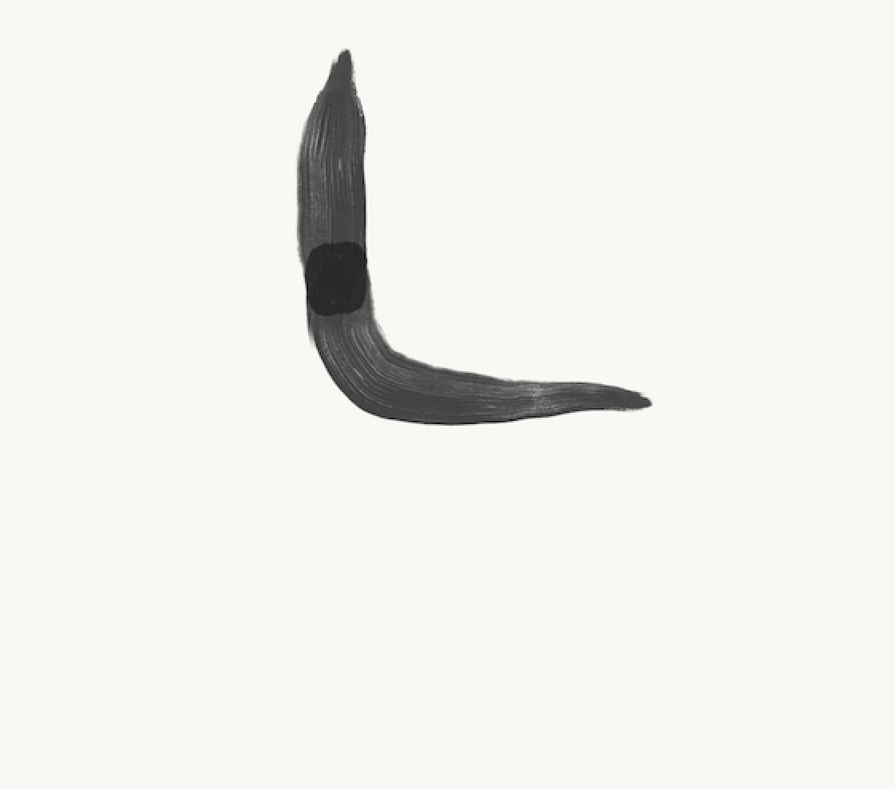
#> input picture practice/denoising/noisy.png, 895 x 789 px, shrunk from 1121 x 988 before the run
$ jupyter execute denoising.ipynb   (older library calls are emulated)
#> lines starting #> are read from the running program, lines starting #| are printed output that depends on the picture; after the words box and inside, x2 and y2 are one past the last pixel; in counts of white or black regions, pixels touching at a corner belong together
[cell 1]
import matplotlib
import matplotlib.pyplot as plt

import numpy as np
from skimage.morphology import medial_axis

[cell 2]
# 2値画像読み込み
from PIL import Image

def load_gray_image(fname='./noisy.png'):
#> called with fname = './noisy.png'
    im = Image.open(fname)
#> im is the input picture: PIL image 895x789 RGBA; mean R, G, B, A 240.2, 240.2, 237.3, 255
    gray_im = im.convert('L')

    arr = np.asarray(gray_im)
    return arr

[cell 3]
def plot_array(arr, figsize=(5,5)):
    plt.figure(figsize=figsize)
    plt.imshow(arr, cmap='Greys',  interpolation='nearest')
    plt.axis('on')
    plt.show()

[cell 4]
from skimage.filters import threshold_mean

def binalization(image):
    thresh = threshold_mean(image)
#> thresh = 240.2
    binary = image > thresh
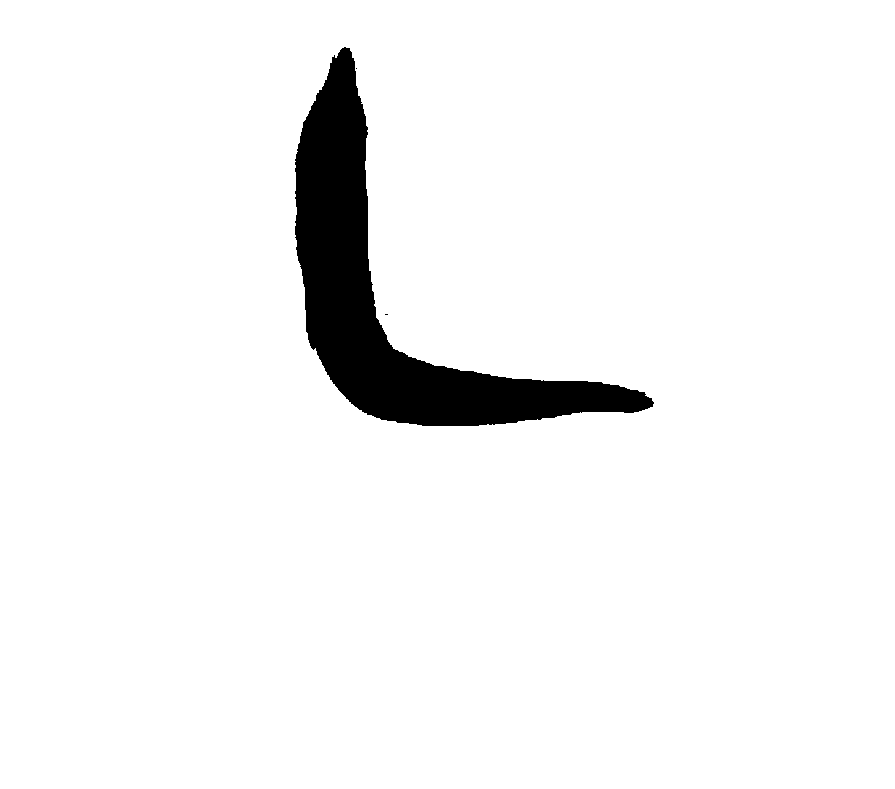
#> binary: shape (789, 895) bool; 95.2% white; 3 black regions (2 under 20 px), largest, box (x1, y1, x2, y2) and area: (295, 47, 654, 426) 33861

    return binary

[cell 5]
# gray scale image
data = load_gray_image()
plot_array(data)

[cell 6]
# binalization without denoising
data_binary = binalization(data)
plot_array(data_binary)

[cell 7]
from skimage.restoration import denoise_tv_chambolle
denoised = denoise_tv_chambolle(data, weight=0.2, multichannel=True)

[cell 8]
plot_array(denoised)

[cell 9]
# binalization with denoising
denoised_binary = binalization(denoised)
#> in binalization (call 2), `thresh = threshold_mean(image)`: thresh = 0.942
#> in binalization (call 2), `binary = image > thresh`:
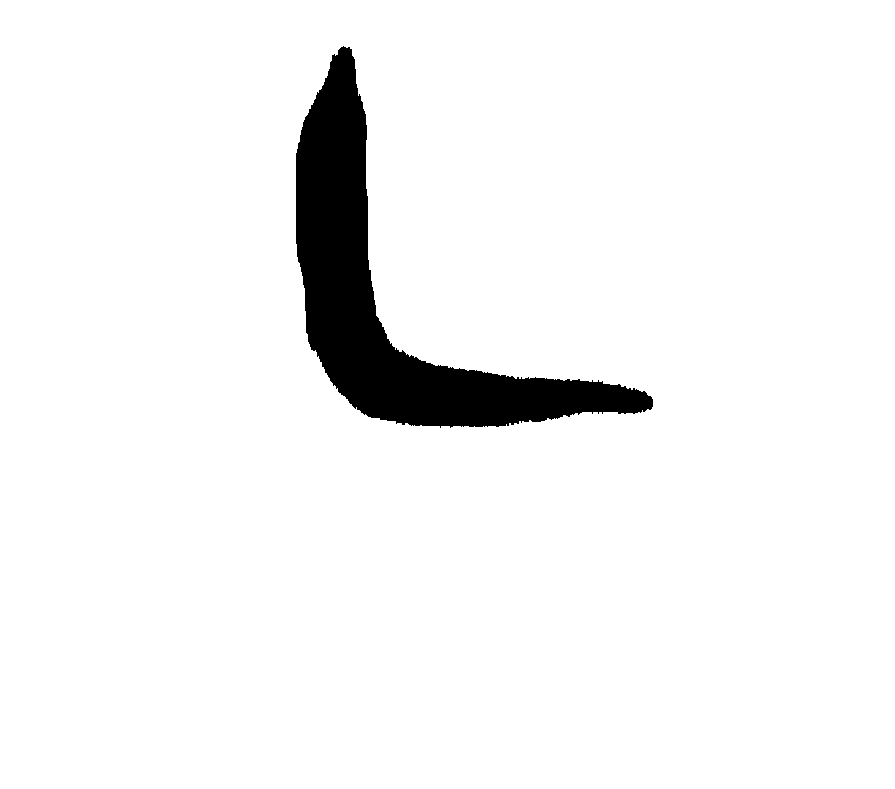
#> binary: shape (789, 895) bool; 95.1% white; 1 black region, box (x1, y1, x2, y2) and area: (296, 46, 653, 428) 34582
plot_array(denoised_binary)
